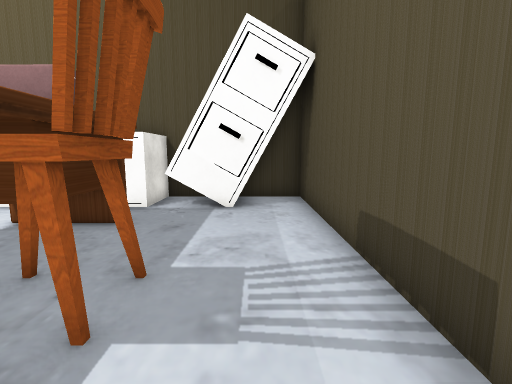
[1] (above)

16 first-person views from a walk through a 3-D level made in the Unity game engine. The camera is 1.5 m above the floor, tilts 8° down and sees 85° across. Doors are open. The floor is counted in squares, 1 m on a side. Each view is taken from the middle of a square. On the plan, view 1 faces up. The plan holds only what a view shows up to about 14 squares ahead; the rest is blank. The place goes on beyond the plan. Some surface patterns are stand-ins.

[2]
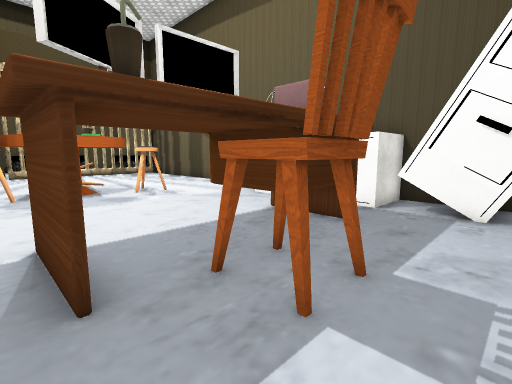

[3]
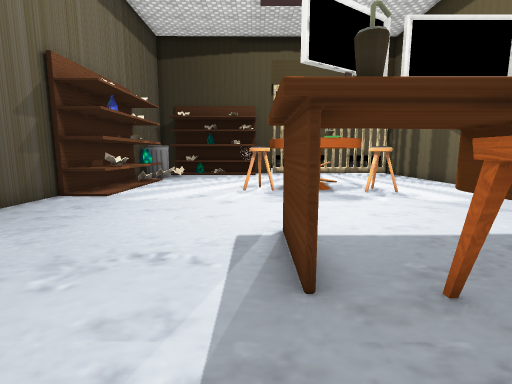

[4]
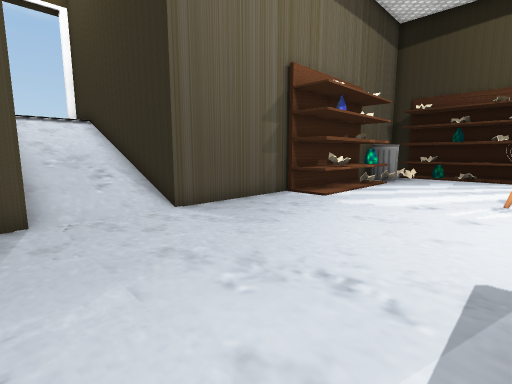

[5]
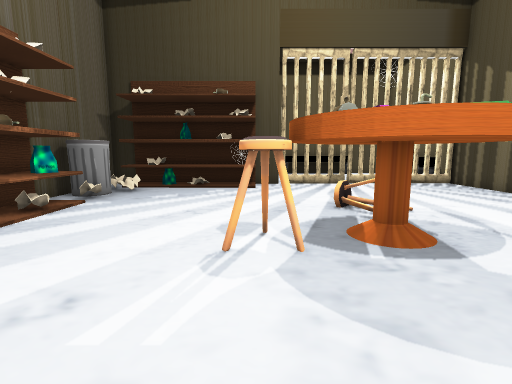

[6]
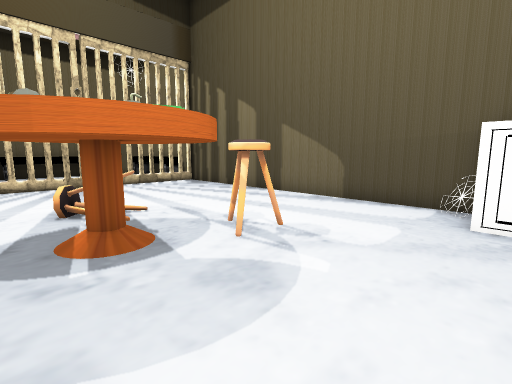

[7]
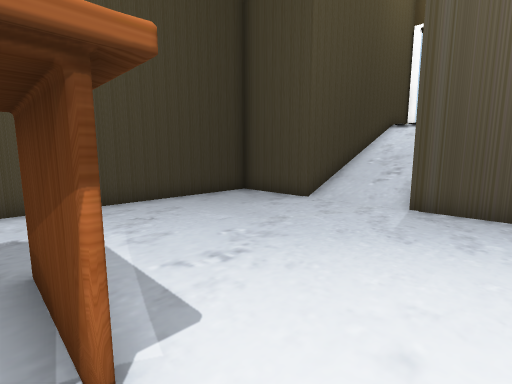

[8]
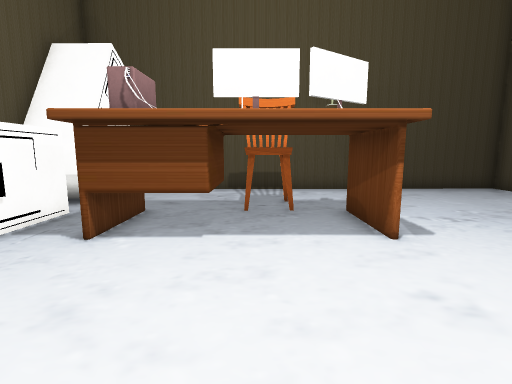

[9]
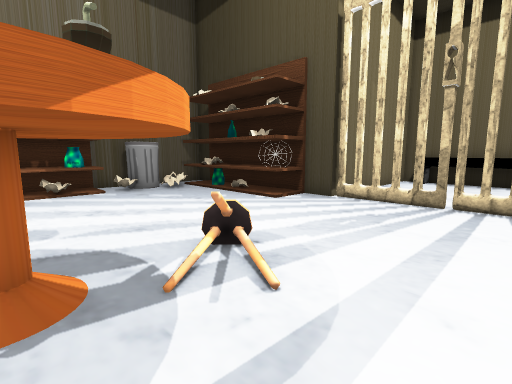

[10]
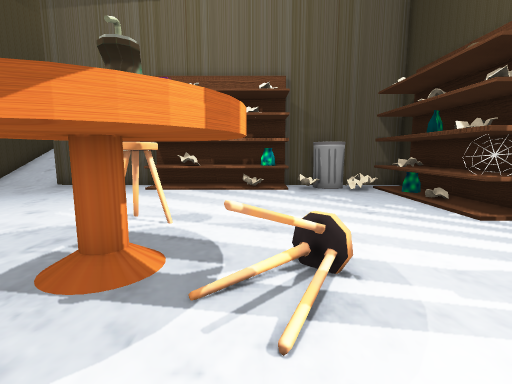

[11]
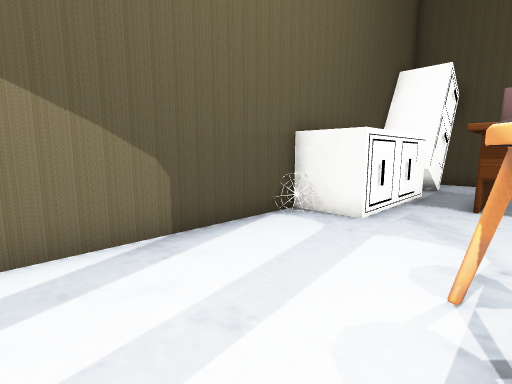

[12]
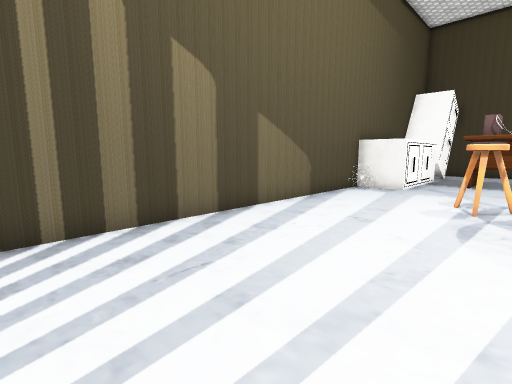

[13]
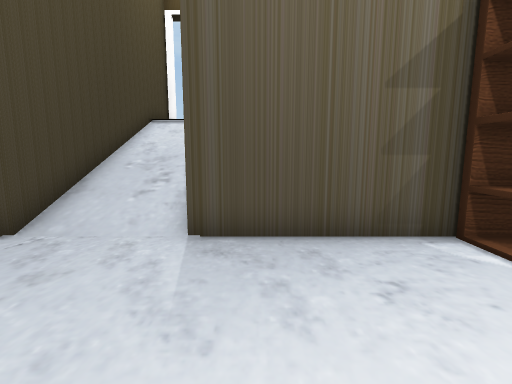

[14]
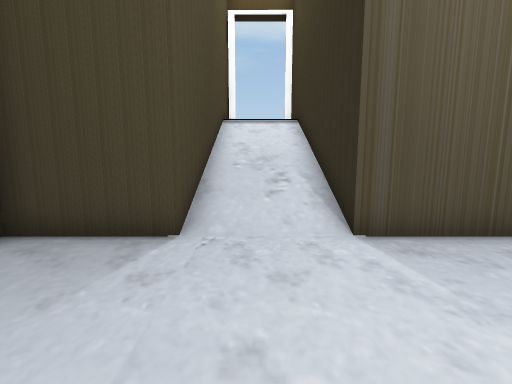

[15]
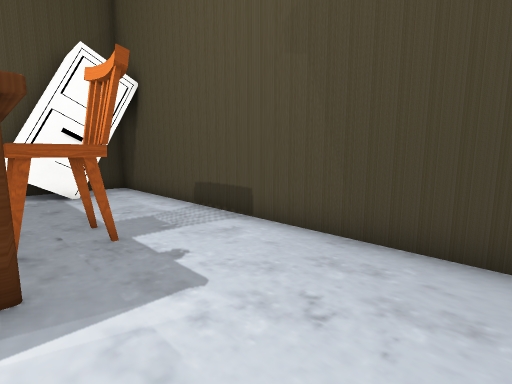

[16]
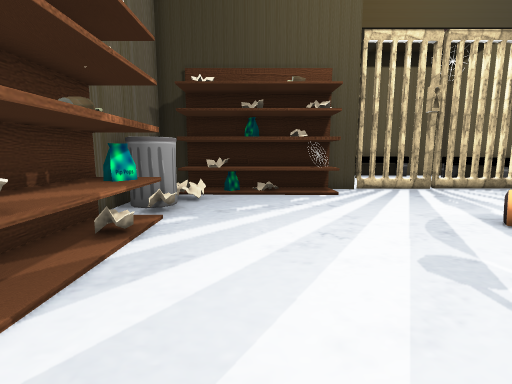

### Floor plan
Key: @ floor where view 1 was taken; # wall or solid block; x gap in a wall; . floor; / step, stairs or slope; D open door; C cabinet; M computer; H chair; S stool; T table; E shelf; B bag; I bin; O other object.
Columns run from 23 left of view 1 to 2 right of it. Each row starts with its distance up from view 1.
 10 OO##############    #CC###
  9 OO#............O    #CCC.#
  8    ............######CCC.#
  7   x......................#
  6   x...............###....#
  5   x.........S.....###....#
  4   x......S..S.....M #....#
  3   x.....SS.T........#HH..#
  2   x........T........#H...#
  1 ###.......TTS.....###....#
  0   #EE......SS..........@.#
 -1    EE....................#
 -2    EE....................#
 -3    EE....................#
 -4    EE....................#
 -5    EEOIOEEEEEE...........#
 -6   #EEIIIBBEEEE...........#
 -7   #################///####
 -8                   #///#
 -9                   #///#
-10                   #///#
-11                   #///#
-12                   #///#
-13                   #///#
-14                   #//##
-15                   #  #
-16                   #DDD

Positions as (right, up) in squares from view 1, and headings:
1: (0, 0), facing up
2: (0, 0), facing up-left
3: (0, 0), facing left
4: (-1, 0), facing down-left
5: (-7, 0), facing left
6: (-7, 1), facing up-left
7: (-7, 1), facing down-right
8: (-10, 3), facing right
9: (-12, 6), facing down-left
10: (-14, 6), facing down
11: (-14, 5), facing up-right
12: (-20, 4), facing up-right
13: (-6, -2), facing down
14: (-3, -2), facing down
15: (-3, -3), facing up-right
16: (-9, -3), facing left
